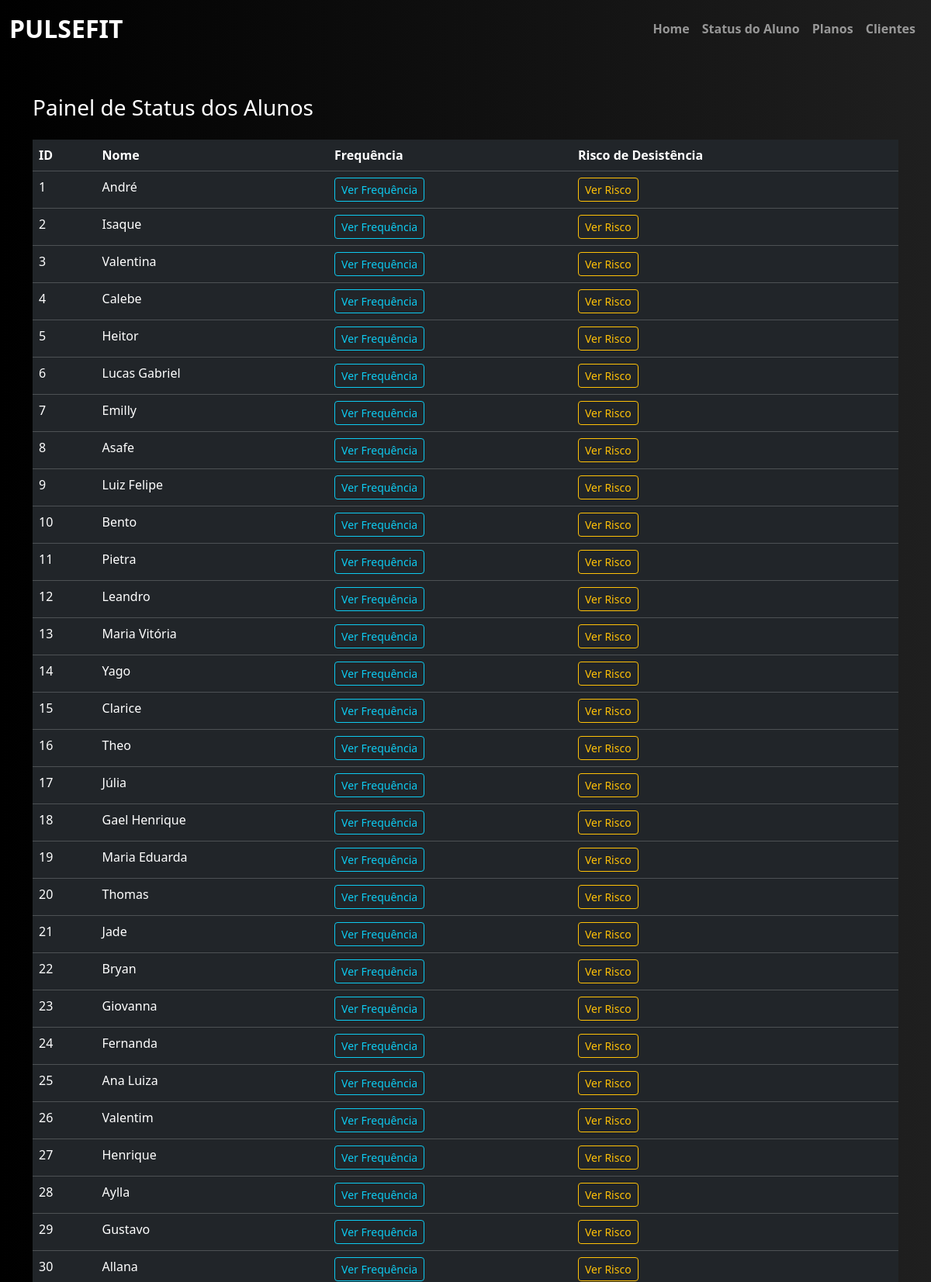
Screenshot of /status_aluno (upper part) with the database file from the repository.
### academia/models.py (models this page shows)
class Cliente(db.Model):
    __tablename__ = "cliente"
    id = db.Column(db.Integer, primary_key=True)
    ativo = db.Column(db.Boolean, default=True, nullable=False)
    dtcadastro = db.Column(db.DateTime, default=datetime.utcnow, nullable=False)
    nome = db.Column(db.String(20), nullable=False)
    sobrenome = db.Column(db.String(50), nullable=False)
    genero = db.Column(db.String(1), nullable=False)
    cpf = db.Column(db.Integer, nullable=False, unique=True)
    rg = db.Column(db.Integer, nullable=False, unique=True)
    dt_nascimento = db.Column(db.DateTime, nullable=False)
    estado_civil = db.Column(db.String(20), nullable=False)
    email = db.Column(db.String(100), nullable=False, unique=True)
    telefone = db.Column(db.Integer, nullable=False)
    rua = db.Column(db.String(100), nullable=False)
    numero = db.Column(db.Integer)
    complemento = db.Column(db.String(100))
    bairro = db.Column(db.String(50), nullable=False)
    cidade = db.Column(db.String(50), nullable=False)
    estado = db.Column(db.String(50), nullable=False)
    plano = db.Column(db.Integer, db.ForeignKey("plano.id",   name="fk_cliente_plano"))

### academia/routes.py (the view)
@app.route('/status_aluno')
def page_status_aluno():
    clientes = Cliente.query.all()
    return render_template("status_aluno.html", alunos=clientes)

### academia/templates/status_aluno.html (shortened to what this page needs)
{% extends 'base.html' %}
{% block conteudo %}
<body style="background: linear-gradient(to right, #000000, #1f1f1f); font-family: 'Segoe UI', sans-serif; color: white;">
    <div class="container mt-5">
        <h3 class="mb-4">Painel de Status dos Alunos</h3>
        <table class="table table-hover table-dark">
            <thead>
                <tr>
                    <th>ID</th>
                    <th>Nome</th>
                    <th>Frequência</th>
                    <th>Risco de Desistência</th>
                </tr>
            </thead>
            <tbody>
                {% for aluno in alunos %}
                <tr>
                    <td>{{ aluno.id }}</td>
                    <td>{{ aluno.nome }}</td>
                    <td>
                        <a class="btn btn-outline-info btn-sm" href="{{ url_for('page_aluno_frequencia', cliente_id=aluno.id) }}">
                            Ver Frequência
                        </a>
                    </td>
                    <td>
                        <a class="btn btn-outline-warning btn-sm" href="{{ url_for('page_aluno_risco_churn', cliente_id=aluno.id)}}">
                            Ver Risco
                        </a>
                    </td>
                </tr>
                {% endfor %}
            </tbody>
        </table>
    </div>
</body>
{% endblock %}

### rows the page displays
Cliente: id "1", nome "André"
Cliente: id "2", nome "Isaque"
Cliente: id "3", nome "Valentina"
Cliente: id "4", nome "Calebe"
Cliente: id "5", nome "Heitor"
Cliente: id "6", nome "Lucas Gabriel"
Cliente: id "7", nome "Emilly"
Cliente: id "8", nome "Asafe"
Cliente: id "9", nome "Luiz Felipe"
Cliente: id "10", nome "Bento"
Cliente: id "11", nome "Pietra"
Cliente: id "12", nome "Leandro"
Cliente: id "13", nome "Maria Vitória"
Cliente: id "14", nome "Yago"
Cliente: id "15", nome "Clarice"
Cliente: id "16", nome "Theo"
Cliente: id "17", nome "Júlia"
Cliente: id "18", nome "Gael Henrique"
Cliente: id "19", nome "Maria Eduarda"
Cliente: id "20", nome "Thomas"
Cliente: id "21", nome "Jade"
Cliente: id "22", nome "Bryan"
Cliente: id "23", nome "Giovanna"
Cliente: id "24", nome "Fernanda"
Cliente: id "25", nome "Ana Luiza"
Cliente: id "26", nome "Valentim"
Cliente: id "27", nome "Henrique"
Cliente: id "28", nome "Aylla"
Cliente: id "29", nome "Gustavo"
Cliente: id "30", nome "Allana"
